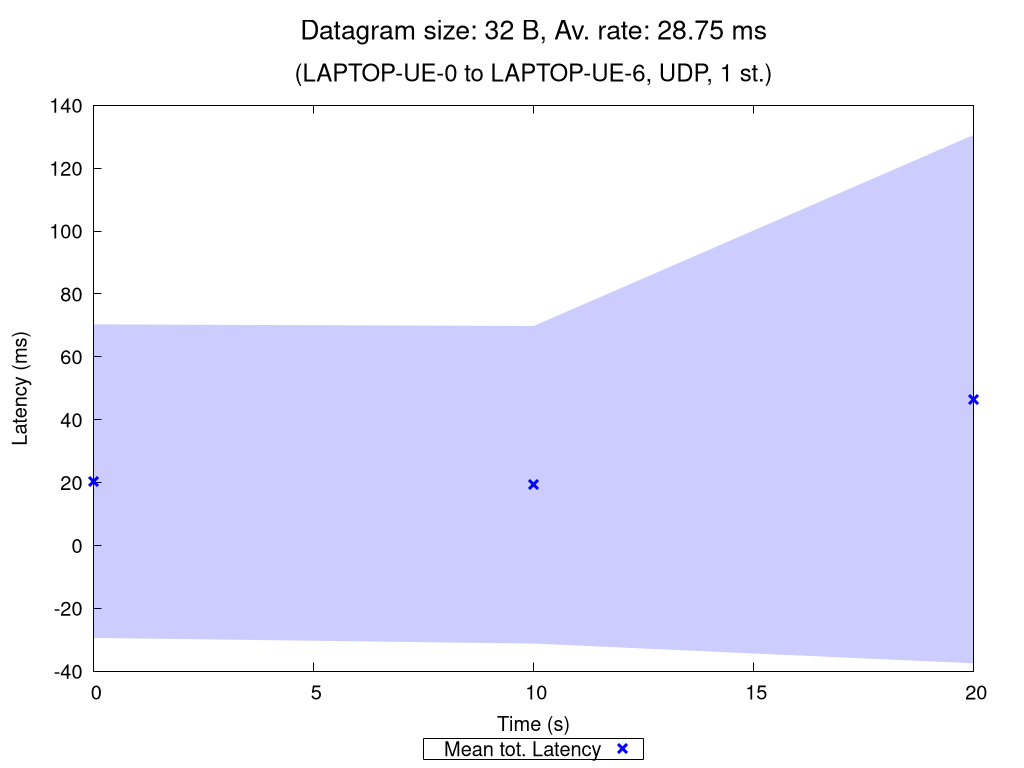

Generate this figure with gnuplot:
set terminal pngcairo nocrop enhanced size 1024,768 font "Verdana,15"
set output "UDP_1_st_2020_11_02_12-39-03_one2two_00032B.png"

set title "{/=20 Datagram size: 32 B, Av. rate: 28.75 ms}\n\n{/=18 (LAPTOP-UE-0 to LAPTOP-UE-6, UDP, 1 st.)}"

set xlabel "Time (s)"
set ylabel "Latency (ms)"
set ytics nomirror
set key bmargin center horizontal box samplen 1 width -1
set bmargin 4.6
set rmargin 4.5

rf = 1.0  # rate factor
set style fill transparent solid 0.2 noborder
set autoscale xfix
plot "UDP_1_st_2020_11_02_12-39-03_one2two_00032B_iperf_processed.dat" using 1:($2/rf-$3/rf):($2/rf+$3/rf) with filledcurves lc rgb "blue" notitle, \
     "" using 1:($2/rf) with points pt 2 ps 1.5 lw 3 lc rgb "blue" title "Mean tot. Latency", \
